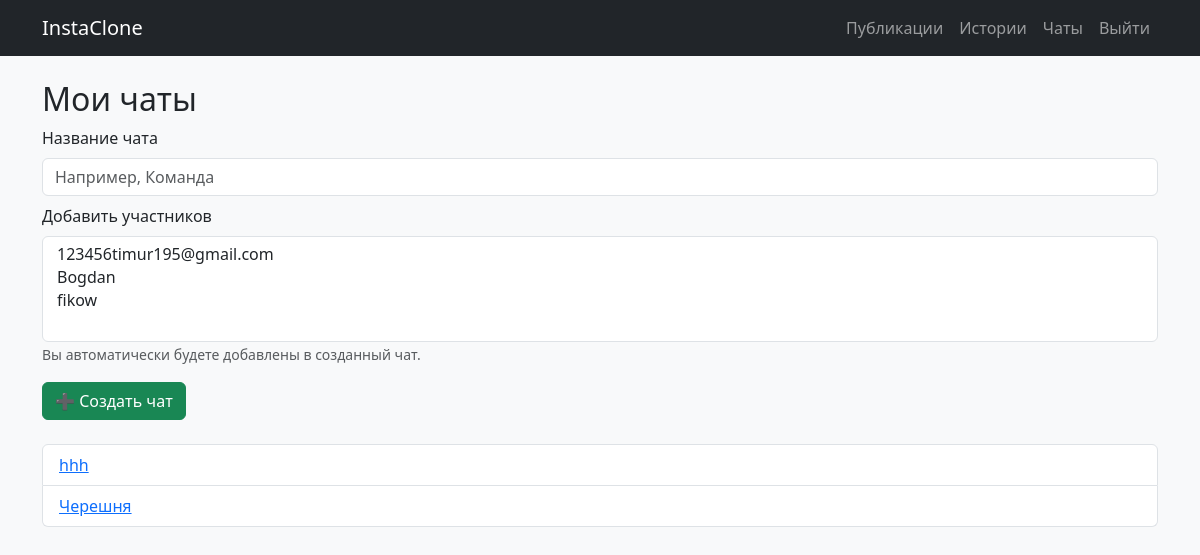
The page /chat/ (signed in) on the database as committed earlier.
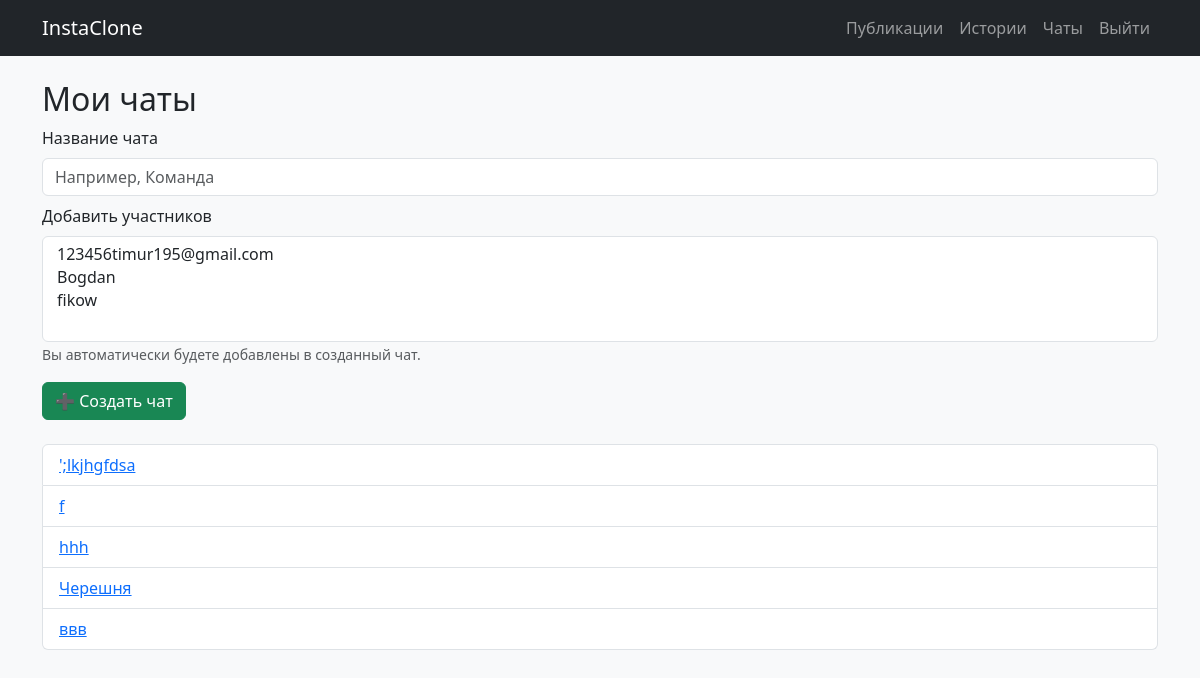
The same page on the database as committed later.
### chat/models.py (models this page shows, shortened)
class Chat(models.Model):
    name = models.CharField(max_length=255, unique=True)
    participants = models.ManyToManyField(User, related_name="chats", blank=True)
    class Meta:
        ordering = ("name",)

### chat/views.py (the view)
# urls.py: path('', views.chat_list, name='chat_list'),
@login_required
def chat_list(request):
    chats = (
        Chat.objects.filter(
            Q(participants=request.user) | Q(messages__sender=request.user)
        )
        .distinct()
        .order_by("name")
    )
    chats = Chat.objects.filter(participants=request.user).order_by("name")
    users = User.objects.exclude(id=request.user.id).order_by("username")
    return render(
        request,
        "chat/chat_list.html",
        {"chats": chats, "users": users},
    )

### templates/chat/chat_list.html (shortened to what this page needs)
{% extends "base.html" %}
{% block content %}
<h2>Мои чаты</h2>
<form method="post" action="{% url 'create_chat' %}" class="mb-4">
  <div class="mb-2">
    <label class="form-label" for="chat-name">Название чата</label>
    <input id="chat-name" type="text" name="name" class="form-control" placeholder="Например, Команда" required>
  </div>
  <div class="mb-3">
    <label class="form-label" for="chat-participants">Добавить участников</label>
    <select id="chat-participants" name="participants" class="form-select" multiple>
      {% for user in users %}
        <option value="{{ user.id }}">{{ user.username }}</option>
      {% endfor %}
    </select>
    <small class="form-text text-muted">Вы автоматически будете добавлены в созданный чат.</small>
  </div>
  <button type="submit" class="btn btn-success">➕ Создать чат</button>
</form>
<ul class="list-group">
  {% for chat in chats %}
    <li class="list-group-item d-flex justify-content-between align-items-center">
      <a href="{% url 'chat_detail' chat.id %}">{{ chat.name }}</a>
    </li>
  {% empty %}
    <li class="list-group-item">Нет чатов</li>
  {% endfor %}
</ul>
{% endblock %}

Rows that differ between the two databases and show on the page:
added Chat: name "';lkjhgfdsa"
added Chat: name "f"
added Chat: name "ввв"
